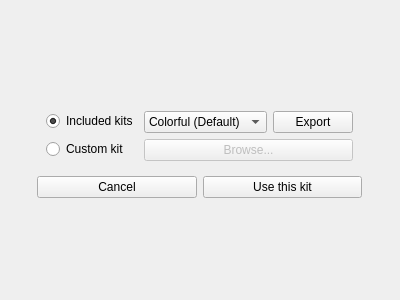
<?xml version="1.0" encoding="UTF-8"?>
<ui version="4.0">
 <class>ModulesForm</class>
 <widget class="QWidget" name="ModulesForm">
  <property name="geometry">
   <rect>
    <x>0</x>
    <y>0</y>
    <width>400</width>
    <height>300</height>
   </rect>
  </property>
  <property name="windowTitle">
   <string>Form</string>
  </property>
  <property name="styleSheet">
   <string notr="true">ModulesForm { background-color: rgba(144, 144, 144,80); }</string>
  </property>
  <layout class="QGridLayout" name="gridLayout">
   <item row="2" column="1">
    <layout class="QHBoxLayout" name="horizontalLayout_2">
     <item>
      <widget class="QPushButton" name="cancelButton">
       <property name="text">
        <string>Cancel</string>
       </property>
      </widget>
     </item>
     <item>
      <widget class="QPushButton" name="okButton">
       <property name="text">
        <string>Use this kit</string>
       </property>
      </widget>
     </item>
    </layout>
   </item>
   <item row="3" column="1">
    <spacer name="verticalSpacer">
     <property name="orientation">
      <enum>Qt::Vertical</enum>
     </property>
     <property name="sizeHint" stdset="0">
      <size>
       <width>20</width>
       <height>40</height>
      </size>
     </property>
    </spacer>
   </item>
   <item row="1" column="2">
    <spacer name="horizontalSpacer_2">
     <property name="orientation">
      <enum>Qt::Horizontal</enum>
     </property>
     <property name="sizeHint" stdset="0">
      <size>
       <width>40</width>
       <height>20</height>
      </size>
     </property>
    </spacer>
   </item>
   <item row="1" column="0">
    <spacer name="horizontalSpacer">
     <property name="orientation">
      <enum>Qt::Horizontal</enum>
     </property>
     <property name="sizeHint" stdset="0">
      <size>
       <width>40</width>
       <height>20</height>
      </size>
     </property>
    </spacer>
   </item>
   <item row="0" column="1">
    <spacer name="verticalSpacer_2">
     <property name="orientation">
      <enum>Qt::Vertical</enum>
     </property>
     <property name="sizeHint" stdset="0">
      <size>
       <width>20</width>
       <height>40</height>
      </size>
     </property>
    </spacer>
   </item>
   <item row="1" column="1">
    <widget class="QFrame" name="frame">
     <layout class="QFormLayout" name="formLayout">
      <item row="0" column="0">
       <widget class="QRadioButton" name="includedButton">
        <property name="text">
         <string>Included kits</string>
        </property>
        <property name="checked">
         <bool>true</bool>
        </property>
       </widget>
      </item>
      <item row="0" column="1">
       <layout class="QHBoxLayout" name="horizontalLayout">
        <item>
         <widget class="QComboBox" name="includedComboBox">
          <item>
           <property name="text">
            <string>Colorful (Default)</string>
           </property>
          </item>
          <item>
           <property name="text">
            <string>Simple</string>
           </property>
          </item>
          <item>
           <property name="text">
            <string>Double</string>
           </property>
          </item>
          <item>
           <property name="text">
            <string>Angle</string>
           </property>
          </item>
          <item>
           <property name="text">
            <string>Oblique</string>
           </property>
          </item>
         </widget>
        </item>
        <item>
         <widget class="QPushButton" name="exportButton">
          <property name="styleSheet">
           <string notr="true">ModulesForm { background-color: rgba(144, 144, 144,80); }</string>
          </property>
          <property name="text">
           <string>Export</string>
          </property>
         </widget>
        </item>
       </layout>
      </item>
      <item row="1" column="0">
       <widget class="QRadioButton" name="customButton">
        <property name="text">
         <string>Custom kit</string>
        </property>
       </widget>
      </item>
      <item row="1" column="1">
       <widget class="QPushButton" name="browseButton">
        <property name="enabled">
         <bool>false</bool>
        </property>
        <property name="text">
         <string>Browse...</string>
        </property>
       </widget>
      </item>
     </layout>
    </widget>
   </item>
  </layout>
 </widget>
 <resources/>
 <connections>
  <connection>
   <sender>includedButton</sender>
   <signal>clicked(bool)</signal>
   <receiver>browseButton</receiver>
   <slot>setDisabled(bool)</slot>
   <hints>
    <hint type="sourcelabel">
     <x>121</x>
     <y>116</y>
    </hint>
    <hint type="destinationlabel">
     <x>244</x>
     <y>150</y>
    </hint>
   </hints>
  </connection>
  <connection>
   <sender>includedButton</sender>
   <signal>clicked(bool)</signal>
   <receiver>exportButton</receiver>
   <slot>setEnabled(bool)</slot>
   <hints>
    <hint type="sourcelabel">
     <x>121</x>
     <y>116</y>
    </hint>
    <hint type="destinationlabel">
     <x>282</x>
     <y>120</y>
    </hint>
   </hints>
  </connection>
  <connection>
   <sender>includedButton</sender>
   <signal>clicked(bool)</signal>
   <receiver>includedComboBox</receiver>
   <slot>setEnabled(bool)</slot>
   <hints>
    <hint type="sourcelabel">
     <x>121</x>
     <y>116</y>
    </hint>
    <hint type="destinationlabel">
     <x>204</x>
     <y>119</y>
    </hint>
   </hints>
  </connection>
  <connection>
   <sender>customButton</sender>
   <signal>clicked(bool)</signal>
   <receiver>browseButton</receiver>
   <slot>setEnabled(bool)</slot>
   <hints>
    <hint type="sourcelabel">
     <x>116</x>
     <y>147</y>
    </hint>
    <hint type="destinationlabel">
     <x>244</x>
     <y>150</y>
    </hint>
   </hints>
  </connection>
  <connection>
   <sender>customButton</sender>
   <signal>clicked(bool)</signal>
   <receiver>exportButton</receiver>
   <slot>setDisabled(bool)</slot>
   <hints>
    <hint type="sourcelabel">
     <x>116</x>
     <y>147</y>
    </hint>
    <hint type="destinationlabel">
     <x>282</x>
     <y>120</y>
    </hint>
   </hints>
  </connection>
  <connection>
   <sender>customButton</sender>
   <signal>clicked(bool)</signal>
   <receiver>includedComboBox</receiver>
   <slot>setDisabled(bool)</slot>
   <hints>
    <hint type="sourcelabel">
     <x>116</x>
     <y>147</y>
    </hint>
    <hint type="destinationlabel">
     <x>204</x>
     <y>119</y>
    </hint>
   </hints>
  </connection>
 </connections>
</ui>
